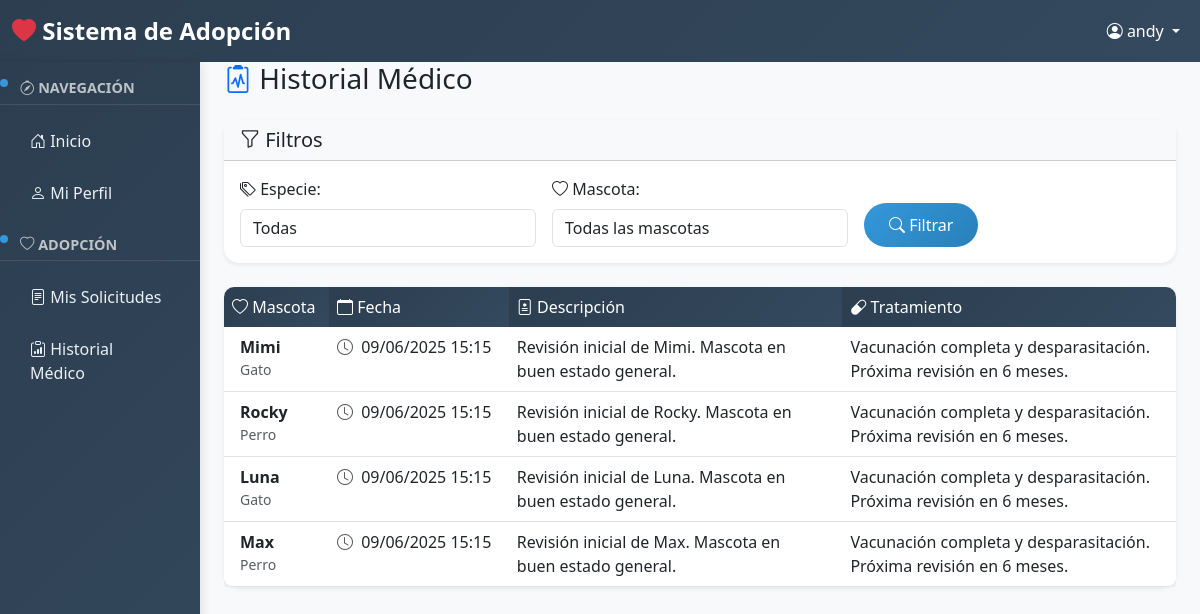
The app's page /historiales/ (signed in), older data.
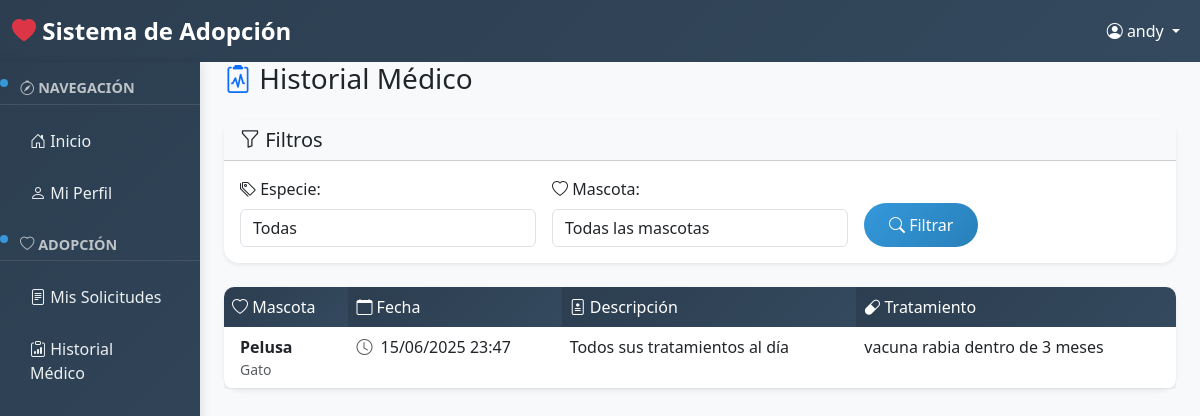
The same page, newer data.
### historiales/models.py (models this page shows, shortened)
class HistorialMedico(models.Model):
    mascota = models.ForeignKey(
        'mascotas.Mascota',
        on_delete=models.CASCADE,
        related_name='historial_medico',
        verbose_name="Mascota"
    )
    fecha = models.DateTimeField(default=timezone.now, verbose_name="Fecha")
    descripcion = models.TextField(verbose_name="Descripción")
    tratamiento = models.TextField(verbose_name="Tratamiento")
    class Meta:
        verbose_name = "Historial Médico"
        verbose_name_plural = "Historiales Médicos"
        ordering = ['-fecha']

### mascotas/models.py (models this page shows)
class Mascota(models.Model):
    ESPECIES = [
        ('perro', 'Perro'),
        ('gato', 'Gato'),
        ('ave', 'Ave'),
        ('otro', 'Otro'),
    ]
    SEXO = [
        ('macho', 'Macho'),
        ('hembra', 'Hembra'),
    ]
    ESTADO = [
        ('Disponible', 'Disponible para adopción'),
        ('adoptado', 'Adoptado'),
        ('en_proceso', 'En proceso de adopción'),
    ]
    nombre = models.CharField(max_length=100, verbose_name="Nombre")
    especie = models.CharField(max_length=15, choices=ESPECIES, verbose_name="Especie")
    raza = models.CharField(max_length=70, verbose_name="Raza")
    edad = models.PositiveIntegerField(help_text="Edad en años", verbose_name="Edad")
    sexo = models.CharField(max_length=10, choices=SEXO, verbose_name="Sexo")
    estado_adopcion = models.CharField(
        max_length= 15,
        choices=ESTADO,
        default="Disponible",
        verbose_name= "Estado de adopción"
    )
    fecha_ingreso = models.DateTimeField(default=timezone.now, verbose_name="Fecha de ingreso")
    adoptante = models.ForeignKey(
        'usuarios.Usuario',
        on_delete=models.SET_NULL,
        null=True,
        blank=True,
        related_name='mascotas_adoptadas',
        verbose_name='Adoptante'
    )
    def __str__(self):
        return f"{self.nombre} ({self.especie})"
    class Meta:
        verbose_name = "Mascota"
        verbose_name_plural = "Mascotas"
        ordering = ['-fecha_ingreso']

### historiales/views.py (the view)
# urls.py: path('', views.lista, name='lista'),
@login_required
def lista(request):
    form = FiltroHistorialForm(request.GET, user=request.user)
    historiales = HistorialMedico.objects.none()
    if request.user.rol == 'admin':
        historiales = HistorialMedico.objects.all()
    else:
        historiales = HistorialMedico.objects.all()
    if form.is_valid():
        especie = form.cleaned_data.get('especie')
        mascota = form.cleaned_data.get('mascota')
        if especie:
            historiales = historiales.filter(mascota__especie=especie)
        if mascota:
            historiales = historiales.filter(mascota=mascota)
    return render(request, 'historiales/lista.html', {
        'form': form,
        'historiales': historiales
    })

### historiales/forms.py
class FiltroHistorialForm(forms.Form):
    ESPECIES = [('', 'Todas')] + Mascota.ESPECIES
    especie = forms.ChoiceField(
        choices=ESPECIES,
        required=False,
        widget=forms.Select(attrs={'class': 'form-control'})
    )
    mascota = forms.ModelChoiceField(
        queryset=Mascota.objects.none(),
        required=False,
        empty_label="Todas las mascotas",
        widget=forms.Select(attrs={'class': 'form-control'})
    )
    def __init__(self, *args, **kwargs):
        user = kwargs.pop('user', None)
        super().__init__(*args, **kwargs)
        self.fields['mascota'].queryset = Mascota.objects.all()

### historiales/templates/historiales/lista.html (shortened to what the changed rows need)
{% extends 'base.html' %}
{% block content %}
<div class="container-fluid">
    <div class="row">
        <div class="col-12">
            <div class="d-flex justify-content-between align-items-center mb-4">
                <h1 class="h3 mb-0">
                    <i class="bi bi-clipboard2-pulse text-primary"></i> Historial Médico
                </h1>
            </div>
        </div>
    </div>
    {% if historiales %}
        <div class="row">
            <div class="col-12">
                <div class="card shadow-sm">
                    <div class="card-body p-0">
                        <div class="table-responsive">
                            <table class="table table-hover mb-0">
                                <thead class="table-dark">
                                    <tr>
                                        <th><i class="bi bi-heart"></i> Mascota</th>
                                        <th><i class="bi bi-calendar"></i> Fecha</th>
                                        <th><i class="bi bi-file-medical"></i> Descripción</th>
                                        <th><i class="bi bi-capsule"></i> Tratamiento</th>
                                    </tr>
                                </thead>
                                <tbody>
                                    {% for historial in historiales %}
                                        <tr>
                                            <td>
                                                <div class="d-flex align-items-center">
                                                    <div>
                                                        <strong>{{ historial.mascota.nombre }}</strong>
                                                        <small class="text-muted d-block">{{ historial.mascota.get_especie_display }}</small>
                                                    </div>
                                                </div>
                                            </td>
                                            <td>
                                                <i class="bi bi-clock text-muted me-1"></i>
                                                {{ historial.fecha|date:"d/m/Y H:i" }}
                                            </td>
                                            <td>
                                                <div class="text-wrap" style="max-width: 300px;">
                                                    {{ historial.descripcion }}
                                                </div>
                                            </td>
                                            <td>
                                                <div class="text-wrap" style="max-width: 300px;">
                                                    {{ historial.tratamiento }}
                                                </div>
                                            </td>
                                        </tr>
                                    {% endfor %}
                                </tbody>
                            </table>
                        </div>
                    </div>
                </div>
            </div>
        </div>
    {% endif %}
</div>
{% endblock %}

Row changes from the older to the newer data that the page shows:
removed HistorialMedico: mascota.nombre "Mimi", mascota.especie "Gato", fecha "09/06/2025 15:15", descripcion "Revisión inicial de Mimi. Mascota en buen estado general.", tratamiento "Vacunación completa y desparasitación. Próxima revisión en 6 meses."
removed HistorialMedico: mascota.nombre "Rocky", mascota.especie "Perro", fecha "09/06/2025 15:15", descripcion "Revisión inicial de Rocky. Mascota en buen estado general.", tratamiento "Vacunación completa y desparasitación. Próxima revisión en 6 meses."
removed HistorialMedico: mascota.nombre "Luna", mascota.especie "Gato", fecha "09/06/2025 15:15", descripcion "Revisión inicial de Luna. Mascota en buen estado general.", tratamiento "Vacunación completa y desparasitación. Próxima revisión en 6 meses."
removed HistorialMedico: mascota.nombre "Max", mascota.especie "Perro", fecha "09/06/2025 15:15", descripcion "Revisión inicial de Max. Mascota en buen estado general.", tratamiento "Vacunación completa y desparasitación. Próxima revisión en 6 meses."
added HistorialMedico: mascota.nombre "Pelusa", mascota.especie "Gato", fecha "15/06/2025 23:47", descripcion "Todos sus tratamientos al día", tratamiento "vacuna rabia dentro de 3 meses"
